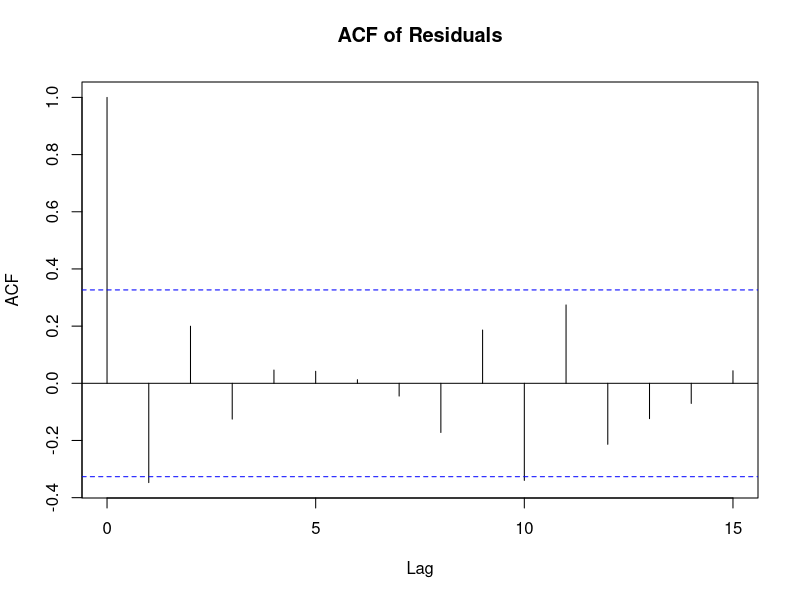
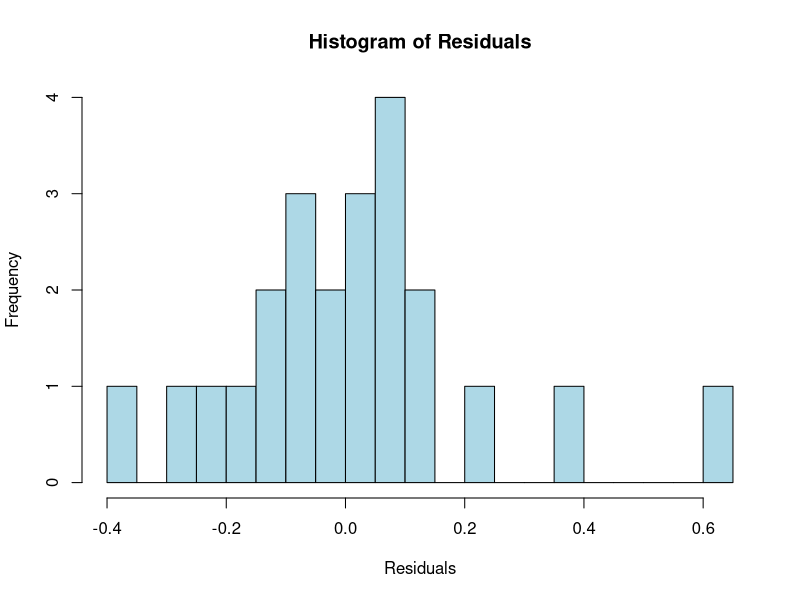
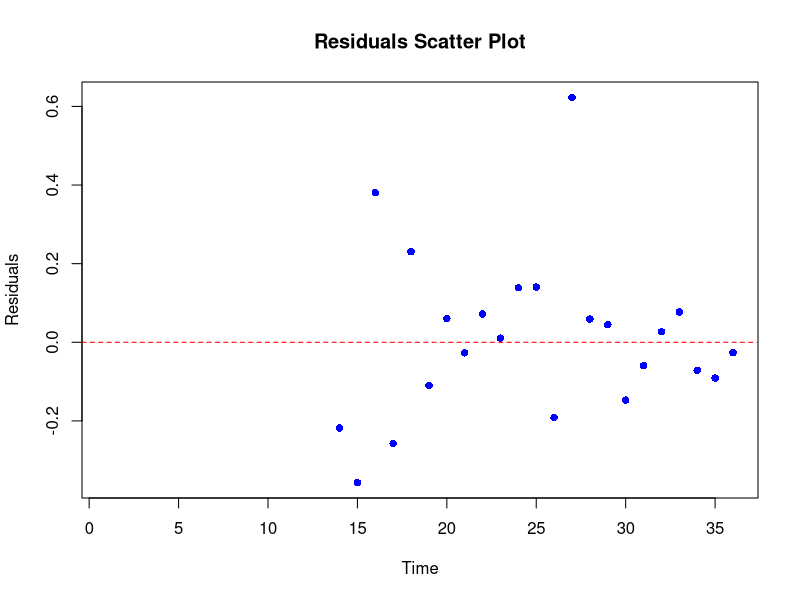
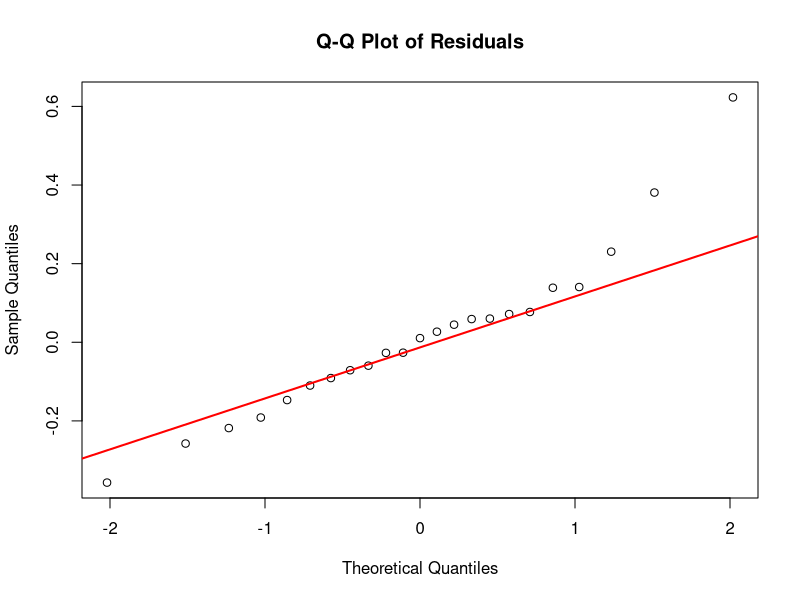
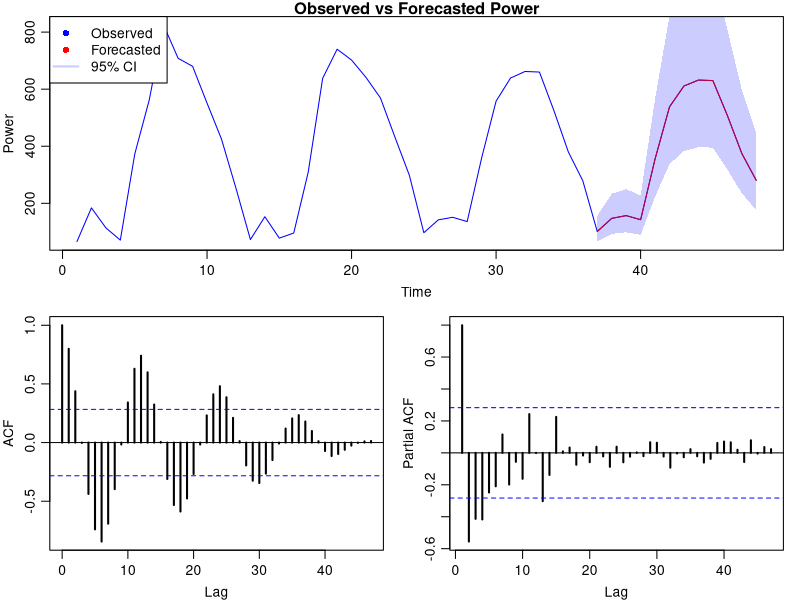

Recreate these plots in R, in order.
#Load data
solar <- read.csv("assignment3/datasolar.csv")

mu <- 5.72 
ar1 <- -0.38  
ar12 <- -0.94  
ar13 <- ar1 * ar12  
e_var <- 0.22^2
k <- 12

# 2.1
solar$xt <- log(solar$power) - mu
# Calculate one-step ahead prediction errors (residuals)
# We need to use the formula:
# ε̂(t+1|t) = X(t+1) + φ1*X(t) + Φ1*X(t-11) + φ1*Φ1*X(t-12)

residuals <- NA

for(t in 14:nrow(solar)) {
      residuals[t] <- solar$xt[t] + 
                       ar1 * solar$xt[t-1] + 
                       ar12 * solar$xt[t-12] + 
                       ar13 * solar$xt[t-13]
}

# Model validation - check i.i.d. assumption
# 1. Basic statistics
mean_residuals <- mean(residuals, na.rm = TRUE)
var_residuals <- var(residuals, na.rm = TRUE)
cat("Mean of residuals:", mean_residuals, "\n")
cat("Variance of residuals:", var_residuals, "\n")
cat("Expected variance:", e_var, "\n")

# 2. Check independence (autocorrelation)
png("acf_residuals.png", width=800, height=600)
acf(residuals, na.action = na.pass, main = "ACF of Residuals")
dev.off()

png("histogram_residuals.png", width=800, height=600)
hist(residuals, breaks=30, main="Histogram of Residuals", xlab="Residuals", col="lightblue", border="black")
dev.off()

png("scatter_residuals.png", width=800, height=600)
plot(residuals, type="p", pch=16, col="blue", main="Residuals Scatter Plot", xlab="Time", ylab="Residuals")
abline(h=0, col="red", lty=2)
dev.off()

png("qqplot_residuals.png", width=800, height=600)
qqnorm(residuals, main="Q-Q Plot of Residuals")
qqline(residuals, col="red", lwd=2)
dev.off()

# Shapiro-Wilk test
shapiro_test <- shapiro.test(residuals)
cat("Shapiro-Wilk test p-value:", shapiro_test$p.value, "\n")
#since the p-value is 0.1515613 > 0.05, this means that we cannot reject the null hypothesis
#that the residuals are normally distributed.

predict_power_with_ci <- function(X, ar1, ar12, ar13, mu, k, e_var) {
  X_pred <- numeric(k)
  X_history <- tail(X, 13)  

  # Calculate prediction variance for each horizon
  var_k <- numeric(k)
  # For AR(1) model, we need to calculate the coefficients for the prediction variance
  # psi_1 = ar1, psi_2 = ar1^2, ..., psi_(k-1) = ar1^(k-1)
  psi_coef <- numeric(k-1)
  if (k > 1) {
    psi_coef[1] <- ar1  
    for (j in 2:(k-1)) {
      psi_coef[j] <- ar1 * psi_coef[j-1]
    }
  }
  
  for (i in 1:k) {
    X_pred[i] <- -ar1 * X_history[13] - ar12 * X_history[2] - ar13 * X_history[1]

    X_history <- c(X_history[-1], X_pred[i])
    
    # variance using equation 5.151
    # For AR(1): var_k[i] = e_var * (1 + psi_1^2 + psi_2^2 + ... + psi_(i-1)^2)
    if (i == 1) {
      var_k[i] <- e_var
    } else {
      var_k[i] <- e_var * (1 + sum(psi_coef[1:(i-1)]^2))
    }
  }
  
  # Critical value for 95% confidence interval
  z_critical <- qnorm(0.975)  
  
  # Calculate confidence intervals
  lower_bound <- X_pred - z_critical * sqrt(var_k)
  upper_bound <- X_pred + z_critical * sqrt(var_k)
  
  # Transform back to power (need to account for log transformation properly)
  Y_pred <- exp(X_pred + mu)
  
  # For log-transformed data, the correct CI transformation is:
  Y_lower <- exp(X_pred + mu - z_critical * sqrt(var_k))
  Y_upper <- exp(X_pred + mu + z_critical * sqrt(var_k))
  
  # Create dataframe for results
  df <- data.frame(
    year = rep(2011, k),
    month = 1:k,
    power = Y_pred,
    xt = X_pred,
    power_lower = Y_lower,
    power_upper = Y_upper
  )
  
  return(df)
}

set.seed(1)
predictions <- predict_power_with_ci(solar$xt, ar1, ar12, ar13, mu, k, e_var)

solar$power_lower <- NA #to match predictions structure
solar$power_upper <- NA #to match predictions structure

df <- rbind(solar, predictions)

plotit <- function(df, filename="plot2.1.png") {
  png(filename, width=800, height=600)
  
  n_obs <- nrow(df) - k  
  
  layout(rbind(1, 2:3))
  par(mar=c(3,3,1,1), mgp=c(2, 0.7,0))
  
  
  plot(df$power, type="l", col="blue", pch=16, ylab="Power", xlab="Time", main="Observed vs Forecasted Power")
  lines((n_obs+1):nrow(df), df$power[(n_obs+1):nrow(df)], col="red", pch=16)
  polygon(c(1:nrow(df), rev(1:nrow(df))),
          c(df$power_lower, rev(df$power_upper)),
          col=rgb(0, 0, 1, alpha=0.2), border=NA) 
  
  legend("topleft", legend=c("Observed", "Forecasted", "95% CI"), col=c("blue", "red", rgb(0, 0, 1, alpha=0.2)), pch=c(16, 16, NA), lty=c(NA, NA, 1), lwd=c(2, 2, 2))

  # ACF and PACF plots
  acf(df$power, lag.max=50, lwd=2, main="ACF of Power")
  pacf(df$power, lag.max=50, lwd=2, main="PACF of Power")
  dev.off()
}
plotit(df, "plot3.2.png")

#2.4
#Comment: would you trust the forecast? Do you think the prediction intervals have correct
#we wouldn't fully trust this forecast. The prediction intervals are too narrow because we only 
#used the AR(1) part to calculate them, ignoring the seasonal component.
#While the point forecasts may be reasonable since they come from the full seasonal model,
#the intervals don't capture all the uncertainty. The intervals do get wider for longer forecasts,
#but they're still not wide enough to show the true range of possible outcomes.